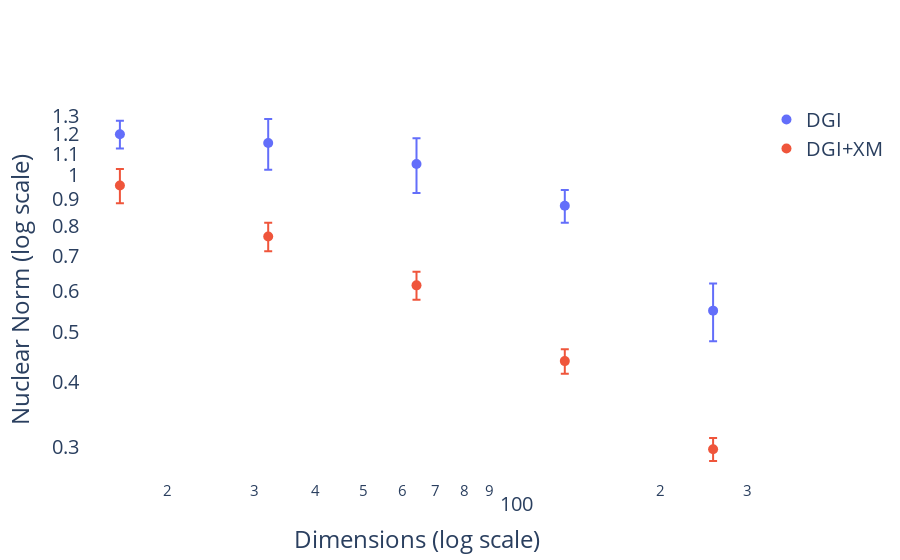

This figure's notebook cell:
### Code cell
fig = go.Figure()
marker_size = 10
text_size = 20
method = 'DGI'

fig.add_trace(go.Scatter(x = dimensions, 
                         y = norm_mean, 
                         error_y = dict(type = 'data', 
                                        array = norm_std), 
                         mode = 'markers', 
                         name = method, 
                         marker = dict(size = marker_size)))

fig.add_trace(go.Scatter(x = dimensions, 
                         y = norm_plus_mean, 
                         error_y = dict(type = 'data', 
                                        array = norm_plus_std), 
                         mode = 'markers', 
                         name = method + '+XM', 
                         marker = dict(size = marker_size)))

# fig.add_trace(go.Scatter(x = dimensions, 
#                          y = norm_id_mean, 
#                          error_y = dict(type = 'data', 
#                                         array = norm_id_std), 
#                          mode = 'markers', 
#                          name = method + ' ID', 
#                          marker = dict(size = marker_size)))


fig.update_layout(xaxis_title_text = 'Dimensions (log scale)',
                  yaxis_title_text = 'Nuclear Norm (log scale)', 
                  plot_bgcolor = 'white',
                  paper_bgcolor = 'white', 
                  font = dict(size = text_size))

fig.update_xaxes(type = 'log')
fig.update_yaxes(type = 'log')
fig.show()

### Figure 1 — Plotly figure (JSON) as saved in the notebook; plotly's stock layout.template omitted (floating-point values rounded to 4 significant figures)
{"data": [{"error_y": {"array": [0.0737, 0.1294, 0.1266, 0.06311, 0.06989], "type": "data"}, "marker": {"size": 10}, "mode": "markers", "name": "DGI", "type": "scatter", "x": [16, 32, 64, 128, 256], "y": [1.201, 1.155, 1.052, 0.8743, 0.5492]}, {"error_y": {"array": [0.07296, 0.04847, 0.03787, 0.02378, 0.01512], "type": "data"}, "marker": {"size": 10}, "mode": "markers", "name": "DGI+XM", "type": "scatter", "x": [16, 32, 64, 128, 256], "y": [0.9567, 0.7628, 0.6144, 0.4391, 0.2971]}], "layout": {"font": {"size": 20}, "paper_bgcolor": "white", "plot_bgcolor": "white", "xaxis": {"title": {"text": "Dimensions (log scale)"}, "type": "log"}, "yaxis": {"title": {"text": "Nuclear Norm (log scale)"}, "type": "log"}}}
